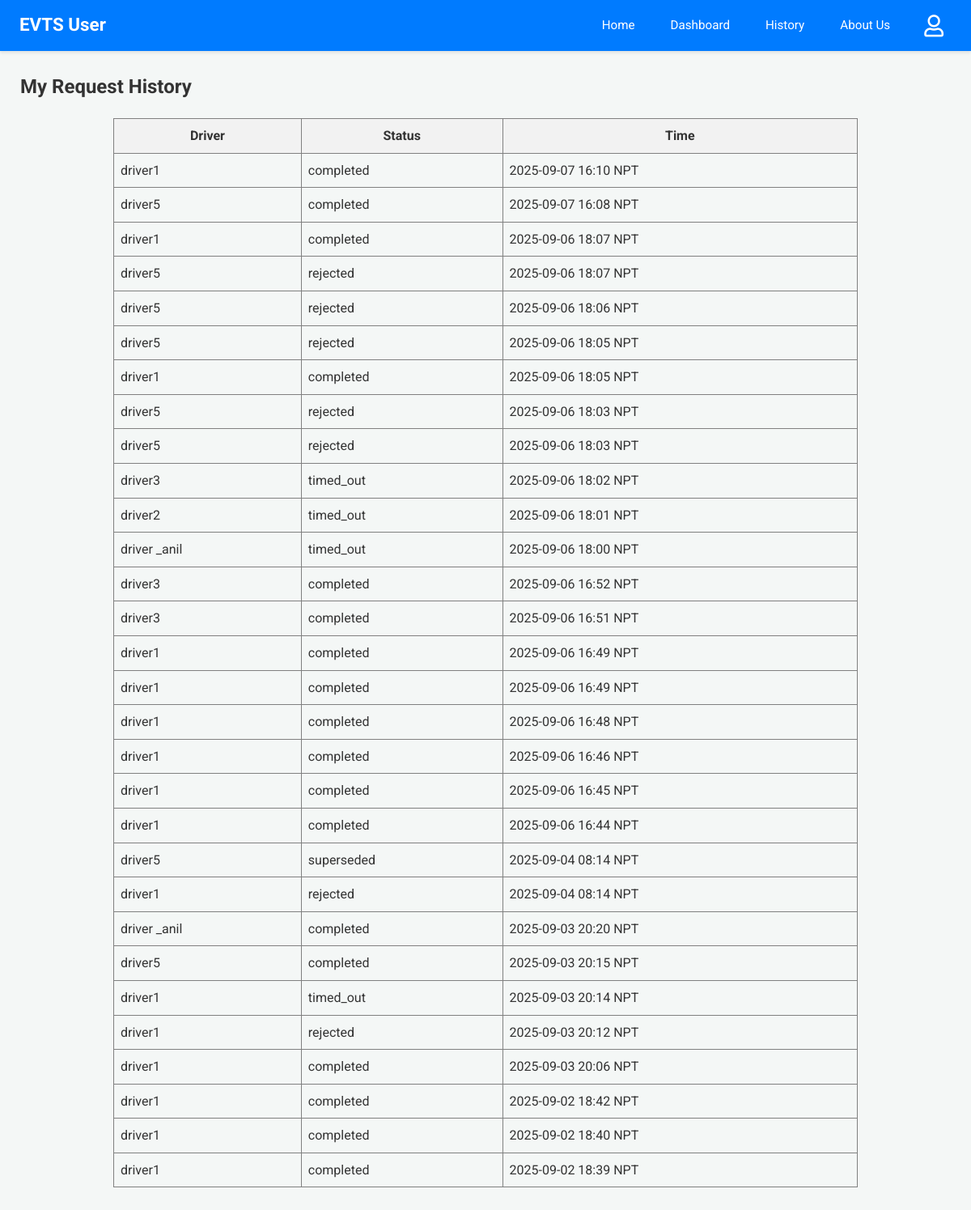
Page /user-history (signed in) on the committed database.
### app.py (models this page shows)
class Driver(db.Model):
    email = db.Column(db.String(120), primary_key=True)
    name = db.Column(db.String(100))
    phone = db.Column(db.String(15))
    password = db.Column(db.String(256)) # Increased length for hash
    vehicle = db.Column(db.String(50))
    node = db.Column(db.String(10), nullable=False)
    is_approved = db.Column(db.Boolean, default=False, nullable=False)

class RideRequest(db.Model):
    __tablename__ = 'ride_request'
    id = db.Column(db.Integer, primary_key=True)
    user_email = db.Column(db.String(100), nullable=False)
    driver_email = db.Column(db.String(100), nullable=False)
    user_latitude_at_request = db.Column(db.Float, nullable=True)
    user_longitude_at_request = db.Column(db.Float, nullable=True)
    timestamp = db.Column(db.DateTime, default=lambda: datetime.now(timezone.utc))
    status = db.Column(db.String(20), default='Pending')

### app.py (the view)
@app.route('/user-history')
@login_required_user
def user_history():
    reqs_db = RideRequest.query.filter_by(user_email=session['user']).order_by(RideRequest.timestamp.desc()).all()
    s_reqs = [{'driver_name': (Driver.query.get(r.driver_email).name or r.driver_email if Driver.query.get(r.driver_email) else "N/A"),
               'status': r.status, 'timestamp': format_datetime_npt(r.timestamp)} for r in reqs_db]
    response = make_response(render_template('user_history.html', requests=s_reqs))
    return add_no_cache_to_response(response)

### app.py (called while the page is built)
def format_datetime_npt(dt_utc):
    if dt_utc is None: return "N/A"
    if dt_utc.tzinfo is None or dt_utc.tzinfo.utcoffset(dt_utc) is None:
        dt_utc = dt_utc.replace(tzinfo=timezone.utc)
    else:
        dt_utc = dt_utc.astimezone(timezone.utc)
    dt_npt = dt_utc.astimezone(NPT)
    return dt_npt.strftime('%Y-%m-%d %H:%M NPT')

def login_required_user(f):
    @wraps(f)
    def decorated_function(*args, **kwargs):
        if 'user' not in session:
            return redirect(url_for('login', next=request.url))
        return f(*args, **kwargs)
    return decorated_function

def add_no_cache_to_response(response):
    response.headers["Cache-Control"] = "no-cache, no-store, must-revalidate, public, max-age=0"
    response.headers["Pragma"] = "no-cache"
    response.headers["Expires"] = "0"
    return response

### templates/user_history.html
{% extends 'user_base.html' %}
{% block content %}
<h2>My Request History</h2>
{% if requests %}
<table border="1" cellpadding="8" cellspacing="0" style="border-collapse: collapse; width: 80%; margin: 20px auto;">
  <thead>
    <tr style="background-color: #f2f2f2;">
      <th>Driver</th>
      <th>Status</th>
      <th>Time</th>
    </tr>
  </thead>
  <tbody>
  {% for req in requests %}
  <tr>
    <td>{{ req.driver_name }}</td>
    <td>{{ req.status }}</td>
    <td>{{ req.timestamp }}</td>
  </tr>
  {% endfor %}
  </tbody>
</table>
{% else %}
<p>You have no ride request history.</p>
{% endif %}
{% endblock %}

### static/css/dashboard_styles.css (style rules this page uses)
body { font-family: 'Roboto', 'Segoe UI', Tahoma, Geneva, Verdana, sans-serif; margin: 0; background-color: #f4f7f6; color: #333; line-height: 1.6; }
.dashboard-content h2, .dashboard-content h3, .dashboard-content h4 { color: #333; margin-top: 0; }

### rows in the picture
Driver: driver_name "driver1" "driver1" "driver1" "driver1" "driver1" "driver1" "driver1" "driver1" "driver1" "driver1" "driver1" "driver1" "driver1" "driver1" "driver1" "driver1"
RideRequest: status "completed"
Driver: driver_name "driver5" "driver5" "driver5" "driver5" "driver5" "driver5" "driver5" "driver5"
RideRequest: status "completed"
RideRequest: status "completed"
RideRequest: status "rejected"
RideRequest: status "rejected"
RideRequest: status "rejected"
RideRequest: status "completed"
RideRequest: status "rejected"
RideRequest: status "rejected"
Driver: driver_name "driver3" "driver3" "driver3"
RideRequest: status "timed_out"
Driver: driver_name "driver2"
RideRequest: status "timed_out"
Driver: driver_name "driver _anil" "driver _anil"
RideRequest: status "timed_out"
RideRequest: status "completed"
RideRequest: status "completed"
RideRequest: status "completed"
RideRequest: status "completed"
RideRequest: status "completed"
RideRequest: status "completed"
RideRequest: status "completed"
RideRequest: status "completed"
RideRequest: status "superseded"
RideRequest: status "rejected"
RideRequest: status "completed"
RideRequest: status "completed"
RideRequest: status "timed_out"
RideRequest: status "rejected"
RideRequest: status "completed"
RideRequest: status "completed"
RideRequest: status "completed"
RideRequest: status "completed"

### other values in the picture
{{ req.timestamp }} "2025-09-07 16:10 NPT" "2025-09-07 16:08 NPT" "2025-09-06 18:07 NPT" "2025-09-06 18:07 NPT" "2025-09-06 18:06 NPT" "2025-09-06 18:05 NPT" "2025-09-06 18:05 NPT" "2025-09-06 18:03 NPT" "2025-09-06 18:03 NPT" "2025-09-06 18:02 NPT" "2025-09-06 18:01 NPT" "2025-09-06 18:00 NPT" "2025-09-06 16:52 NPT" "2025-09-06 16:51 NPT" "2025-09-06 16:49 NPT" "2025-09-06 16:49 NPT" "2025-09-06 16:48 NPT" "2025-09-06 16:46 NPT" "2025-09-06 16:45 NPT" "2025-09-06 16:44 NPT" "2025-09-04 08:14 NPT" "2025-09-04 08:14 NPT" "2025-09-03 20:20 NPT" "2025-09-03 20:15 NPT" "2025-09-03 20:14 NPT" "2025-09-03 20:12 NPT" "2025-09-03 20:06 NPT" "2025-09-02 18:42 NPT" "2025-09-02 18:40 NPT" "2025-09-02 18:39 NPT"
